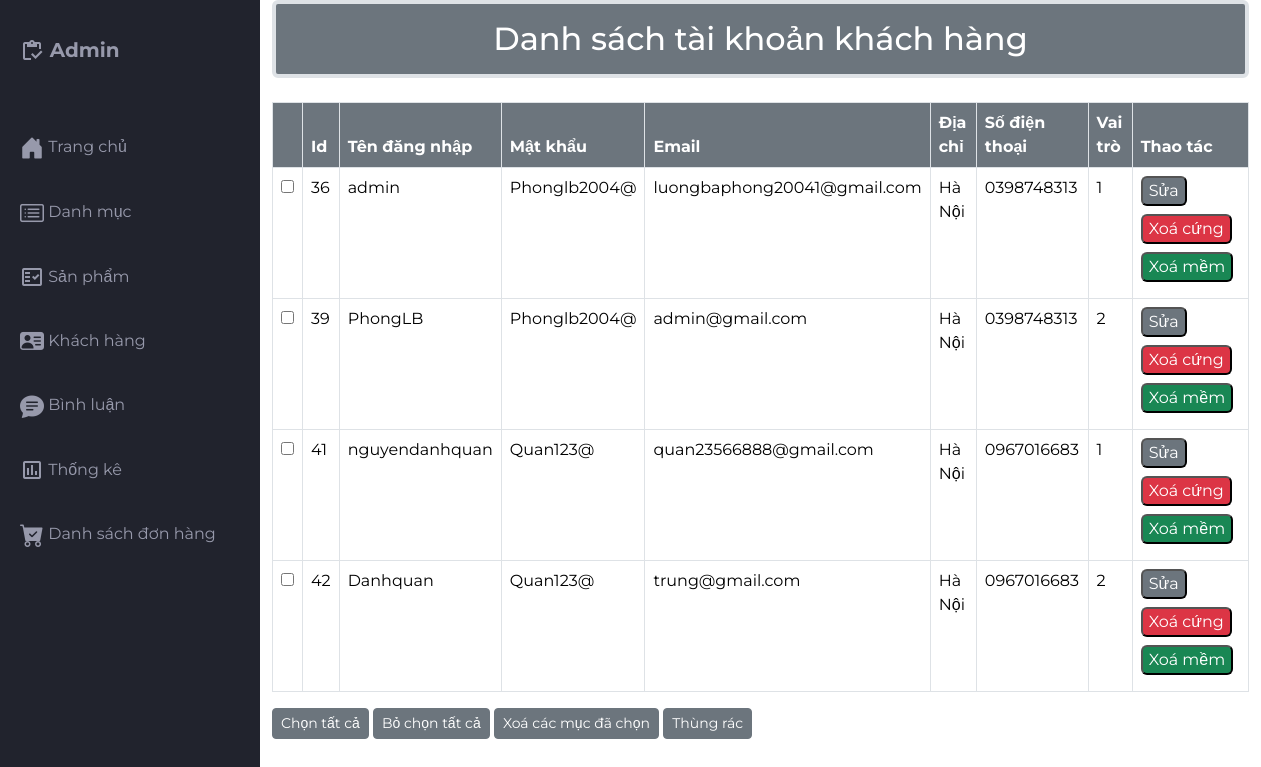
The app's page /src/Admin/indexadmin.php?act=listtk with its own data.
### tables this page shows
CREATE TABLE `khachhang` (
  `kh_id` int(11) NOT NULL,
  `kh_name` varchar(55) NOT NULL,
  `kh_pass` varchar(55) NOT NULL,
  `kh_mail` varchar(255) NOT NULL,
  `kh_tel` varchar(55) NOT NULL,
  `kh_address` varchar(255) NOT NULL,
  `vaitro_id` int(11) NOT NULL,
  `trangthai` int(1) NOT NULL
);

### src/app/model/connectdb.php (called while the page is built, shortened)
<?php
function get_connect(){
    try {
        $conn = new PDO("mysql:host=localhost;dbname=da1;charset=utf8","root","");
        $conn->setAttribute(PDO::ATTR_ERRMODE, PDO::ERRMODE_EXCEPTION);
        return $conn;
    } catch (\Throwable $th) {
        echo 'kết nối thất bại';
    }
}
function pdo_queryall($sql){
    $thamso = array_slice(func_get_args(),1);
    try {
        $conn = get_connect();
        $exe = $conn->prepare($sql);
        $exe->execute($thamso);
        $result = $exe->fetchAll();
        return $result;
    } catch (\Throwable $th) {
        echo 'Thao Tác Thất Bại.';
    }
    finally{
        unset($conn);
    }
}
?>

### src/app/model/khachhang.php (called while the page is built, shortened)
<?php
function loadall_taikhoan(){
    $sql = "select * from khachhang where trangthai = 0";
    $result = pdo_queryall($sql);
    return $result;
}
?>

### src/Admin/taikhoan/list_kh.php (the view)
<div class="container">
    <h2 class="border border-4 mb-4 text-bg-secondary p-3 text-center rounded">Danh sách tài khoản khách hàng</h2>
        <div class="table-responsive">
          <table class="table table-bordered">
              <thead>
                <tr>
                  <Th class="text-bg-secondary"></Th>
                  <th class="text-bg-secondary">Id</th>
                  <th class="text-bg-secondary">Tên đăng nhập</th>
                  <th class="text-bg-secondary">Mật khẩu</th>
                  <Th class="text-bg-secondary">Email</Th>
                  <Th class="text-bg-secondary">Địa chỉ</Th>
                  <Th class="text-bg-secondary">Số điện thoại</Th>
                  <Th class="text-bg-secondary">Vai trò</Th>
                  <Th class="text-bg-secondary">Thao tác</Th>
                </tr>
              </thead>
              <tbody>
              <?php foreach ($listtk as $tk) {
              extract($tk);
              ?>
                <tr>
                  <td><input type="checkbox" name="checkbox" id=""></td>
                  <td><?= $kh_id  ?></td>
                  <td><?= $kh_name ?></td>
                  <td><?= $kh_pass ?></td>
                  <td><?= $kh_mail ?></td>
                  <td><?= $kh_address ?></td>
                  <td><?= $kh_tel ?></td>
                  <td><?= $vaitro_id ?></td>
                  <td>
                      <a href="indexadmin.php?act=suatk&kh_id=<?php echo $kh_id ?>" class="mb-2"><input class="mb-2 text-bg-secondary rounded" type="button" name="" value="Sửa" id=""></a>
                      <a href="indexadmin.php?act=xoatk&kh_id=<?php echo $kh_id ?>"><input type="button"  class="mb-2 text-bg-danger rounded" onclick="return confirm('Bạn có chắc muốn xoá ?')" name="" value="Xoá cứng" id=""></a>
                      <a href="indexadmin.php?act=soft_xoatk&kh_id=<?php echo $kh_id ?>"><input type="button" class="mb-2 text-bg-success rounded" onclick="return confirm('Bạn có chắc muốn xoá ?')" name="" value="Xoá mềm" id=""></a>
                  </td>
                </tr>
              <?php  } ?>
              </tbody>
            </table>
        </div>
        <div class="">
          <button type="button" class="btn btn-secondary btn-sm ">Chọn tất cả</button>
          <button type="button" class="btn btn-secondary btn-sm">Bỏ chọn tất cả</button>
          <button type="button" class="btn btn-secondary btn-sm">Xoá các mục đã chọn</button>
          <a href="indexadmin.php?act=thungrac_kh">
            <button type="button" class="btn btn-secondary btn-sm">Thùng rác</button>
            </a>
        </div>
</div>

### src/Admin/css/styles.css (style rules this page uses)
body { margin: 0; padding: 0; box-sizing: border-box; background-color: #e6e8ed; color: #666666; font-family: "Montserrat", sans-serif; }

### records on screen
khachhang: kh_id "36", kh_name "admin", kh_pass "Phonglb2004@", kh_mail "luongbaphong20041@gmail.com", kh_address "Hà Nội", kh_tel "0398748313", vaitro "1"
khachhang: kh_id "39", kh_name "PhongLB", kh_pass "Phonglb2004@", kh_mail "admin@gmail.com", kh_address "Hà Nội", kh_tel "0398748313", vaitro "2"
khachhang: kh_id "41", kh_name "nguyendanhquan", kh_pass "Quan123@", kh_mail "quan23566888@gmail.com", kh_address "Hà Nội", kh_tel "0967016683", vaitro "1"
khachhang: kh_id "42", kh_name "Danhquan", kh_pass "Quan123@", kh_mail "trung@gmail.com", kh_address "Hà Nội", kh_tel "0967016683", vaitro "2"
